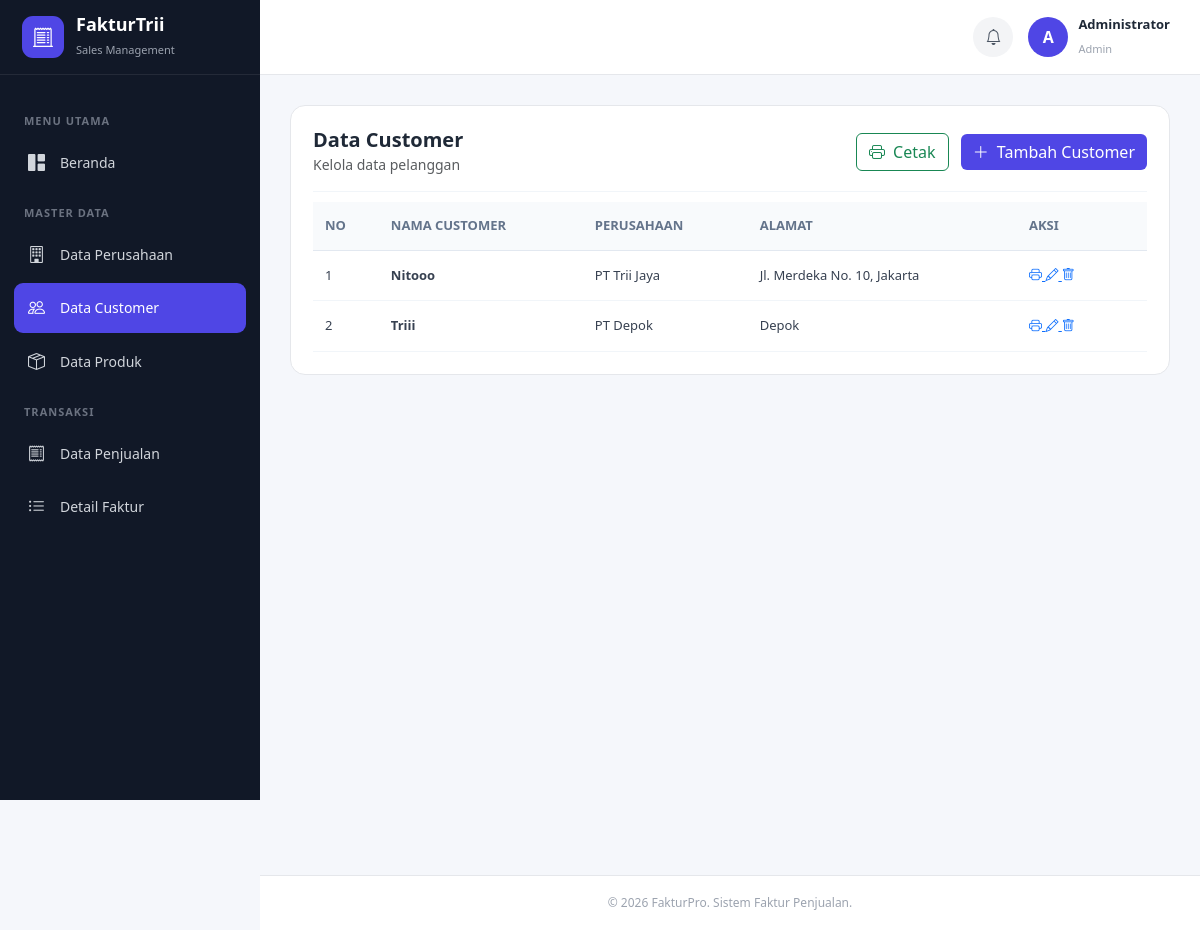
/customer/index.php, run on the app's committed database.
### tables this page shows
CREATE TABLE `customer` (
  `id_customer` int(11) NOT NULL,
  `nama_customer` varchar(150) NOT NULL,
  `perusahaan_cust` varchar(150) DEFAULT NULL,
  `alamat` text DEFAULT NULL
);

### customer/index.php (the view, shortened to what this page needs)
<?php
require_once "../config/database.php";
$query = mysqli_query(
    $conn,
    "SELECT * FROM customer ORDER BY id_customer DESC"
);
include "../layouts/header.php";
include "../layouts/navigation.php";
include "../layouts/sidebar.php";
?>
<main class="main-content">
    <div class="content-card">
        <div class="card-header-custom">
            <div>
                <h5>Data Customer</h5>
                <small class="text-muted">
                    Kelola data pelanggan
                </small>
            </div>
            <div>
                <a href="cetak.php"
                   target="_blank"
                   class="btn btn-outline-success me-2">
                    <i class="bi bi-printer me-1"></i>
                    Cetak
                </a>
                <a href="tambah.php"
                   class="btn btn-primary-custom">
                    <i class="bi bi-plus-lg me-1"></i>
                    Tambah Customer
                </a>
            </div>
        </div>
        <div class="table-responsive">
            <table class="table table-modern">
                <thead>
                <tr>
                    <th>No</th>
                    <th>Nama Customer</th>
                    <th>Perusahaan</th>
                    <th>Alamat</th>
                    <th width="130">Aksi</th>
                </tr>
                </thead>
                <tbody>
                <?php
                $no = 1;
                while ($row = mysqli_fetch_assoc($query)):
                ?>
                <tr>
                    <td><?= $no++; ?></td>
                    <td>
                        <strong>
                            <?= htmlspecialchars($row['nama_customer']); ?>
                        </strong>
                    </td>
                    <td>
                        <span class="badge-info">
                            <?= htmlspecialchars($row['perusahaan_cust']); ?>
                        </span>
                    </td>
                    <td>
                        <?= htmlspecialchars($row['alamat']); ?>
                    </td>
                    <td>
                        <a href="cetak.php?id=<?= $row['id_customer']; ?>"
                           target="_blank"
                           class="btn-action btn-print">
                            <i class="bi bi-printer"></i>
                        </a>
                        <a href="edit.php?id=<?= $row['id_customer']; ?>"
                           class="btn-action btn-edit">
                            <i class="bi bi-pencil"></i>
                        </a>
                        <a href="hapus.php?id=<?= $row['id_customer']; ?>"
                           class="btn-action btn-delete"
                           onclick="return confirm('Yakin ingin menghapus customer ini?')">
                            <i class="bi bi-trash"></i>
                        </a>
                    </td>
                </tr>
                <?php endwhile; ?>
                </tbody>
            </table>
        </div>
    </div>
</main>
<?php include "../layouts/footer.php"; ?>

### asset/css/style.css (style rules this page uses)
* { margin: 0; padding: 0; box-sizing: border-box; }
body { font-family: "Segoe UI", Tahoma, Geneva, Verdana, sans-serif; background: #f5f7fb; color: #1f2937; }
.main-content { padding: 30px; }
.content-card { background: white; border: 1px solid #e5e7eb; border-radius: 15px; padding: 22px; height: 100%; }
.card-header-custom { display: flex; align-items: center; justify-content: space-between; padding-bottom: 15px; margin-bottom: 10px; border-bottom: 1px solid #f1f5f9; }
.card-header-custom h5 { margin: 0; font-weight: 600; }
.btn-primary-custom { background: #4f46e5; border: none; color: white; }
.table thead th { background: #f8fafc; color: #64748b; font-size: 13px; font-weight: 600; border-bottom: 1px solid #e2e8f0; }
.table tbody td { vertical-align: middle; font-size: 13px; }
.table-responsive { width: 100%; overflow-x: auto; }
.table { width: 100%; border-collapse: collapse; margin: 0; }
.table th { padding: 14px 12px; background: #f8fafc; color: #64748b; font-size: 12px; font-weight: 700; text-transform: uppercase; border-bottom: 1px solid #e5e7eb; }
.table td { padding: 15px 12px; font-size: 13px; color: #374151; border-bottom: 1px solid #f1f5f9; }

### data on the page
customer: nama_customer "Nitooo", perusahaan_cust "PT Trii Jaya", alamat "Jl. Merdeka No. 10, Jakarta"
customer: nama_customer "Triii", perusahaan_cust "PT Depok", alamat "Depok"
